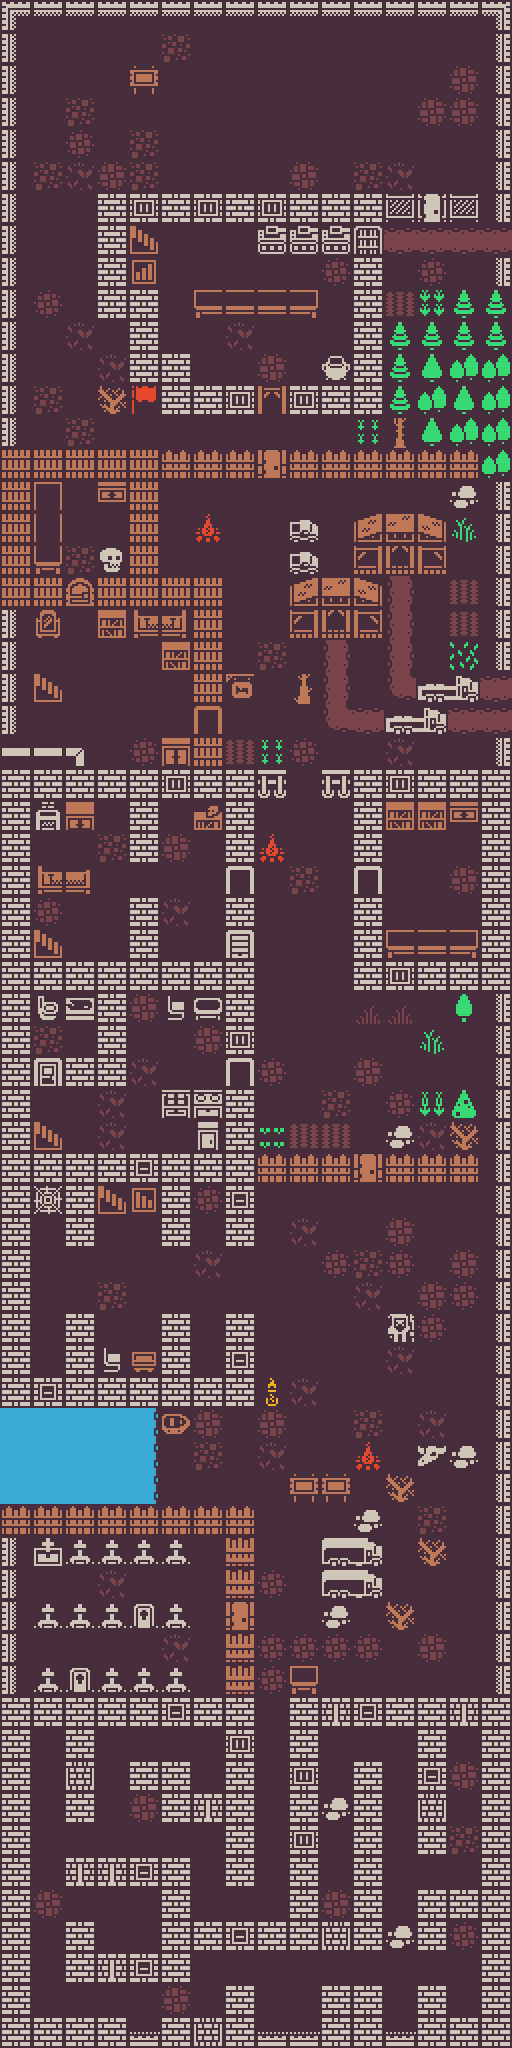

A 2D game scene composited from a Tiled map and its tileset images. What follows is a short description and the map's XML, with each tile layer's data collapsed to a summary:
An orthogonal 16x64 tile map with 32x32 px tiles, 2 tile layers (Ground, Tiles) and 556 objects (485x wall, 24x mob, 12x item, 12x chest, 3x heart, ...).

<map version="1.5" tiledversion="1.5.0" orientation="orthogonal" renderorder="right-down" width="16" height="64" tilewidth="32" tileheight="32" infinite="0" nextlayerid="9" nextobjectid="661">
 <tileset firstgid="1" source="../assets/32x32.tsx" />
 <layer id="1" name="Ground" width="16" height="64" locked="1">
  <data>[1024 cells, 1024 non-empty, 5 distinct tile ids]</data>
 </layer>
 <layer id="2" name="Tiles" width="16" height="64">
  <data>[1024 cells, 539 non-empty, 99 distinct tile ids]</data>
 </layer>
 <objectgroup id="5" name="Obstacles">
  <object id="3" name="wall" x="192" y="1696" width="32" height="32" />
  <object id="4" name="player" x="288" y="992" width="32" height="32" />
  <object id="16" name="wall" x="160" y="1696" width="32" height="32" />
  <object id="17" name="wall" x="128" y="1696" width="32" height="32" />
  <object id="18" name="wall" x="96" y="1696" width="32" height="32" />
  <object id="19" name="wall" x="64" y="1696" width="32" height="32" />
  <object id="20" name="wall" x="32" y="1696" width="32" height="32" />
  <object id="21" name="wall" x="64" y="1728" width="32" height="32" />
  <object id="22" name="wall" x="64" y="1760" width="32" height="32" />
  <object id="23" name="wall" x="64" y="1792" width="32" height="32" />
  <object id="24" name="wall" x="128" y="1760" width="32" height="32" />
  <object id="25" name="wall" x="160" y="1792" width="32" height="32" />
  <object id="26" name="wall" x="160" y="1760" width="32" height="32" />
  <object id="28" name="wall" x="224" y="1792" width="32" height="32" />
  <object id="29" name="wall" x="224" y="1760" width="32" height="32" />
  <object id="30" name="wall" x="224" y="1696" width="32" height="32" />
  <object id="31" name="wall" x="224" y="1856" width="32" height="32" />
  <object id="32" name="wall" x="224" y="1824" width="32" height="32" />
  <object id="33" name="wall" x="160" y="1856" width="32" height="32" />
  <object id="34" name="wall" x="160" y="1952" width="32" height="32" />
  <object id="35" name="wall" x="160" y="1888" width="32" height="32" />
  <object id="36" name="wall" x="160" y="1920" width="32" height="32" />
  <object id="37" name="wall" x="128" y="1952" width="32" height="32" />
  <object id="38" name="wall" x="96" y="1952" width="32" height="32" />
  <object id="39" name="wall" x="64" y="1952" width="32" height="32" />
  <object id="40" name="wall" x="64" y="1920" width="32" height="32" />
  <object id="41" name="wall" x="64" y="1856" width="32" height="32" />
  <object id="42" name="wall" x="96" y="1856" width="32" height="32" />
  <object id="43" name="wall" x="0" y="1696" width="32" height="32" />
  <object id="44" name="wall" x="0" y="1728" width="32" height="32" />
  <object id="45" name="wall" x="0" y="1760" width="32" height="32" />
  <object id="46" name="wall" x="0" y="1792" width="32" height="32" />
  <object id="47" name="wall" x="0" y="1824" width="32" height="32" />
  <object id="48" name="wall" x="0" y="2016" width="32" height="32" />
  <object id="49" name="wall" x="0" y="1984" width="32" height="32" />
  <object id="50" name="wall" x="0" y="1888" width="32" height="32" />
  <object id="51" name="wall" x="0" y="1920" width="32" height="32" />
  <object id="52" name="wall" x="0" y="1952" width="32" height="32" />
  <object id="54" name="wall" x="0" y="1856" width="32" height="32" />
  <object id="55" name="wall" x="0" y="1664" width="32" height="32" />
  <object id="56" name="wall" x="0" y="1504" width="32" height="32" />
  <object id="57" name="wall" x="0" y="1536" width="32" height="32" />
  <object id="58" name="wall" x="0" y="1632" width="32" height="32" />
  <object id="59" name="wall" x="0" y="1472" width="32" height="32" />
  <object id="60" name="wall" x="0" y="1568" width="32" height="32" />
  <object id="61" name="wall" x="0" y="1600" width="32" height="32" />
  <object id="62" name="wall" x="0" y="1408" width="32" height="32" />
  <object id="63" name="wall" x="0" y="1440" width="32" height="32" />
  <object id="64" name="wall" x="0" y="1376" width="32" height="32" />
  <object id="65" name="wall" x="0" y="1312" width="32" height="32" />
  <object id="66" name="wall" x="0" y="1248" width="32" height="32" />
  <object id="67" name="wall" x="0" y="1184" width="32" height="32" />
  <object id="68" name="wall" x="0" y="1216" width="32" height="32" />
  <object id="69" name="wall" x="0" y="1280" width="32" height="32" />
  <object id="70" name="wall" x="0" y="1344" width="32" height="32" />
  <object id="71" name="wall" x="0" y="1152" width="32" height="32" />
  <object id="72" name="wall" x="0" y="1152" width="32" height="32" rotation="270" />
  <object id="73" name="wall" x="0" y="1120" width="32" height="32" rotation="270" />
  <object id="74" name="wall" x="0" y="1088" width="32" height="32" rotation="270" />
  <object id="75" name="wall" x="0" y="1056" width="32" height="32" rotation="270" />
  <object id="76" name="wall" x="0" y="1024" width="32" height="32" rotation="270" />
  <object id="77" name="wall" x="0" y="992" width="32" height="32" />
  <object id="78" name="wall" x="0" y="960" width="32" height="32" />
  <object id="79" name="wall" x="0" y="928" width="32" height="32" />
  <object id="80" name="wall" x="0" y="896" width="32" height="32" />
  <object id="81" name="wall" x="0" y="864" width="32" height="32" />
  <object id="82" name="wall" x="0" y="832" width="32" height="32" />
  <object id="83" name="wall" x="0" y="800" width="32" height="32" />
  <object id="84" name="wall" x="0" y="768" width="32" height="32" />
  <object id="85" name="wall" x="0" y="736" width="32" height="32" />
  <object id="86" name="wall" x="0" y="704" width="32" height="32" />
  <object id="87" name="wall" x="0" y="672" width="32" height="32" />
  <object id="88" name="wall" x="0" y="640" width="32" height="32" />
  <object id="89" name="wall" x="0" y="608" width="32" height="32" />
  <object id="90" name="wall" x="0" y="544" width="32" height="32" />
  <object id="91" name="wall" x="0" y="576" width="32" height="32" />
  <object id="92" name="wall" x="0" y="512" width="32" height="32" />
  <object id="93" name="wall" x="0" y="480" width="32" height="32" />
  <object id="94" name="wall" x="0" y="448" width="32" height="32" />
  <object id="95" name="wall" x="0" y="416" width="32" height="32" />
  <object id="96" name="wall" x="0" y="384" width="32" height="32" />
  <object id="97" name="wall" x="0" y="352" width="32" height="32" />
  <object id="98" name="wall" x="0" y="320" width="32" height="32" />
  <object id="99" name="wall" x="0" y="288" width="32" height="32" />
  <object id="100" name="wall" x="0" y="256" width="32" height="32" />
  <object id="101" name="wall" x="0" y="224" width="32" height="32" />
  <object id="102" name="wall" x="0" y="192" width="32" height="32" />
  <object id="103" name="wall" x="0" y="160" width="32" height="32" />
  <object id="104" name="wall" x="0" y="128" width="32" height="32" />
  <object id="105" name="wall" x="0" y="96" width="32" height="32" />
  <object id="106" name="wall" x="0" y="128" width="32" height="32" />
  <object id="107" name="wall" x="0" y="0" width="32" height="32" />
  <object id="108" name="wall" x="32" y="0" width="32" height="32" />
  <object id="109" name="wall" x="0" y="64" width="32" height="32" />
  <object id="110" name="wall" x="64" y="0" width="32" height="32" />
  <object id="111" name="wall" x="96" y="0" width="32" height="32" />
  <object id="112" name="wall" x="128" y="0" width="32" height="32" />
  <object id="113" name="wall" x="160" y="0" width="32" height="32" />
  <object id="114" name="wall" x="192" y="0" width="32" height="32" />
  <object id="115" name="wall" x="224" y="0" width="32" height="32" />
  <object id="116" name="wall" x="256" y="0" width="32" height="32" />
  <object id="117" name="wall" x="288" y="0" width="32" height="32" />
  </objectgroup>
</map>
<!-- 454 of 556 objects omitted -->
